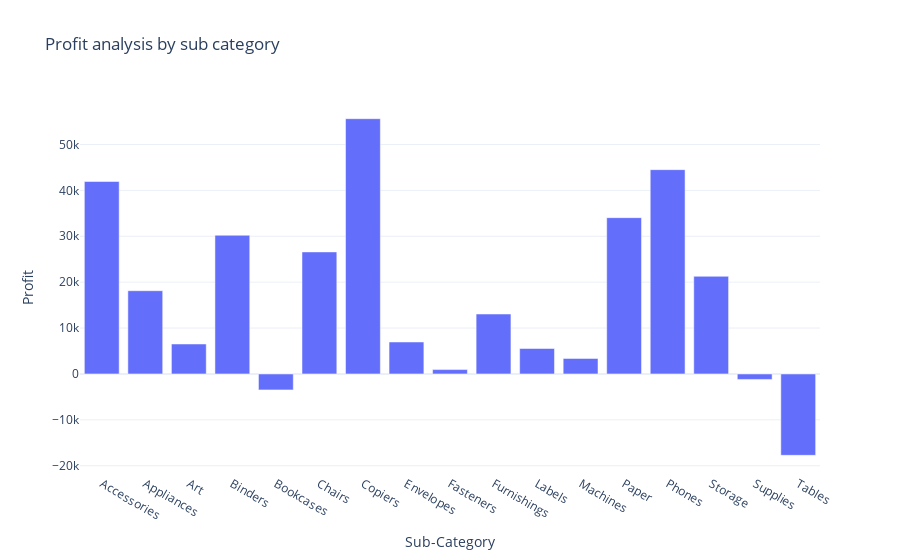

The notebook cell saved with this chart:
### Markdown cell above
# Profit by sub category

### Code cell
profit_by_subcategory = data.groupby('Sub-Category')['Profit'].sum().reset_index()

fig = px.bar(profit_by_subcategory, 
             x = 'Sub-Category', 
             y = 'Profit', 
             title = 'Profit analysis by sub category')
fig.show()

### Figure 1 — Plotly figure (JSON) as saved in the notebook; plotly's stock layout.template omitted (floating-point values rounded to 4 significant figures)
{"data": [{"alignmentgroup": "True", "hovertemplate": "Sub-Category=%{x}<br>Profit=%{y}<extra></extra>", "legendgroup": "", "marker": {"color": "#636efa", "pattern": {"shape": ""}}, "name": "", "offsetgroup": "", "orientation": "v", "showlegend": false, "textposition": "auto", "type": "bar", "x": ["Accessories", "Appliances", "Art", "Binders", "Bookcases", "Chairs", "Copiers", "Envelopes", "Fasteners", "Furnishings", "Labels", "Machines", "Paper", "Phones", "Storage", "Supplies", "Tables"], "xaxis": "x", "y": [41940.0, 18140.0, 6528.0, 30220.0, -3473.0, 26590.0, 55620.0, 6964.0, 949.5, 13060.0, 5546.0, 3385.0, 34050.0, 44520.0, 21280.0, -1189.0, -17730.0], "yaxis": "y"}], "layout": {"barmode": "relative", "legend": {"tracegroupgap": 0}, "title": {"text": "Profit analysis by sub category"}, "xaxis": {"anchor": "y", "domain": [0, 1], "title": {"text": "Sub-Category"}}, "yaxis": {"anchor": "x", "domain": [0, 1], "title": {"text": "Profit"}}}}
